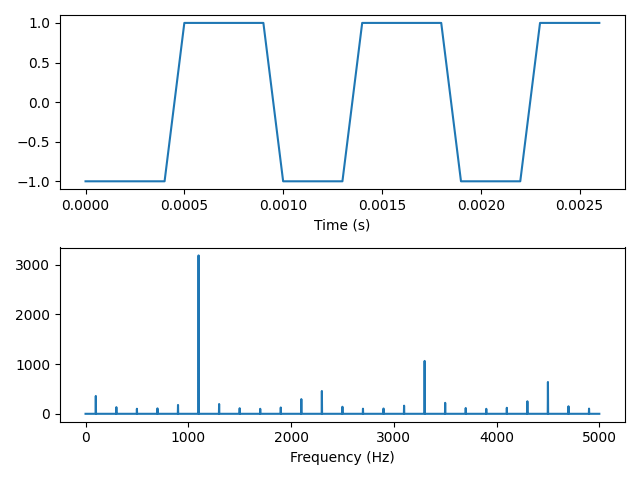

Source code (Python):
from thinkdsp import TriangleSignal
from thinkdsp import decorate
import matplotlib.pyplot as plt
import numpy as np
from thinkdsp import SquareSignal

signal = SquareSignal(1100)#绘制1100Hz方波信号
duration = signal.period*3
segment = signal.make_wave(duration, framerate=10000)
plt.subplot(2,1,1)
segment.plot()
decorate(xlabel='Time (s)')

segment = signal.make_wave(duration=0.5, framerate=10000)
spectrum = segment.make_spectrum()
plt.subplot(2,1,2)
spectrum.plot()
decorate(xlabel='Frequency (Hz)')
plt.show()
